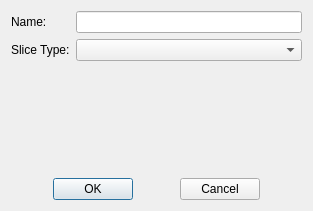
<?xml version="1.0" encoding="UTF-8"?>
<ui version="4.0">
 <class>SliceDialog</class>
 <widget class="QDialog" name="SliceDialog">
  <property name="geometry">
   <rect>
    <x>0</x>
    <y>0</y>
    <width>313</width>
    <height>211</height>
   </rect>
  </property>
  <property name="windowTitle">
   <string>Dialog</string>
  </property>
  <layout class="QGridLayout" name="gridLayout">
   <item row="0" column="0">
    <widget class="QLabel" name="label">
     <property name="text">
      <string>Name:</string>
     </property>
    </widget>
   </item>
   <item row="0" column="1">
    <widget class="QLineEdit" name="lineEdit_Name"/>
   </item>
   <item row="1" column="0">
    <widget class="QLabel" name="label_2">
     <property name="text">
      <string>Slice Type:</string>
     </property>
    </widget>
   </item>
   <item row="1" column="1">
    <widget class="QComboBox" name="comboBox_SliceType"/>
   </item>
   <item row="2" column="0" colspan="2">
    <layout class="QVBoxLayout" name="verticalLayout_SubWidget"/>
   </item>
   <item row="3" column="1">
    <spacer name="verticalSpacer">
     <property name="orientation">
      <enum>Qt::Vertical</enum>
     </property>
     <property name="sizeHint" stdset="0">
      <size>
       <width>20</width>
       <height>99</height>
      </size>
     </property>
    </spacer>
   </item>
   <item row="4" column="0" colspan="2">
    <layout class="QHBoxLayout" name="horizontalLayout">
     <item>
      <spacer name="horizontalSpacer_2">
       <property name="orientation">
        <enum>Qt::Horizontal</enum>
       </property>
       <property name="sizeHint" stdset="0">
        <size>
         <width>40</width>
         <height>20</height>
        </size>
       </property>
      </spacer>
     </item>
     <item>
      <widget class="QPushButton" name="pushButton_OK">
       <property name="text">
        <string>OK</string>
       </property>
      </widget>
     </item>
     <item>
      <spacer name="horizontalSpacer">
       <property name="orientation">
        <enum>Qt::Horizontal</enum>
       </property>
       <property name="sizeHint" stdset="0">
        <size>
         <width>40</width>
         <height>20</height>
        </size>
       </property>
      </spacer>
     </item>
     <item>
      <widget class="QPushButton" name="pushButton_Cancel">
       <property name="text">
        <string>Cancel</string>
       </property>
      </widget>
     </item>
     <item>
      <spacer name="horizontalSpacer_3">
       <property name="orientation">
        <enum>Qt::Horizontal</enum>
       </property>
       <property name="sizeHint" stdset="0">
        <size>
         <width>40</width>
         <height>20</height>
        </size>
       </property>
      </spacer>
     </item>
    </layout>
   </item>
  </layout>
 </widget>
 <resources/>
 <connections/>
</ui>
